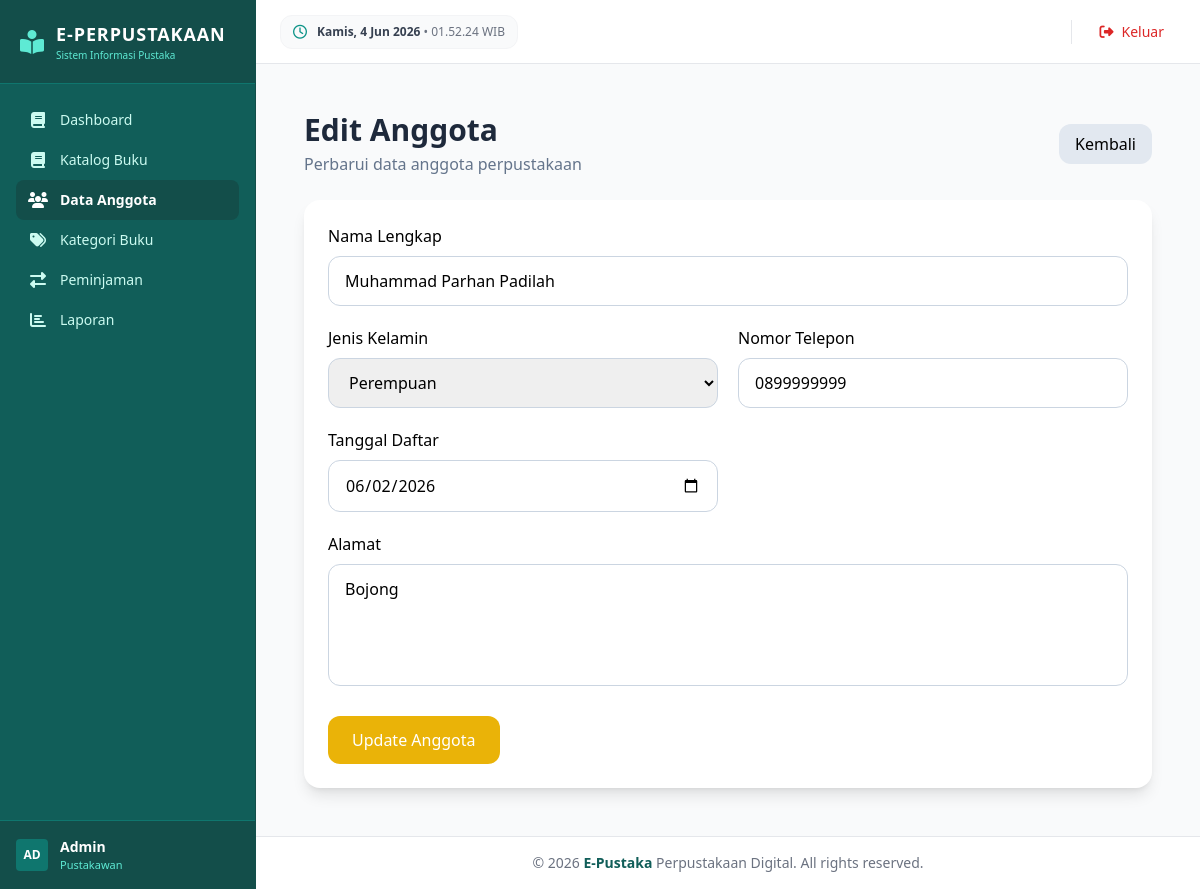
The page /pages/anggota/edit.php?id=1 (signed in) on the database its author committed.
### tables this page shows
CREATE TABLE `anggota` (
  `id_anggota` int(11) NOT NULL,
  `nama` varchar(100) NOT NULL,
  `jenis_kelamin` enum('L','P') DEFAULT NULL,
  `alamat` text DEFAULT NULL,
  `telepon` varchar(20) DEFAULT NULL,
  `tanggal_daftar` date DEFAULT NULL
);

### pages/anggota/edit.php (the view, shortened to what this page needs)
<?php
include __DIR__ . '/../../config/koneksi.php';
$id_anggota = (int) $_GET['id'];
$query = mysqli_query(
    $conn,
    "SELECT *
     FROM anggota
     WHERE id_anggota = $id_anggota"
);
$data = mysqli_fetch_assoc($query);
include __DIR__ . '/../../layouts/header.php';
include __DIR__ . '/../../layouts/sidebar.php';
include __DIR__ . '/../../layouts/topbar.php';
?>
<div class="p-6">
    <div class="flex items-center justify-between mb-6">
        <div>
            <h1 class="text-3xl font-bold text-slate-800">
                Edit Anggota
            </h1>
            <p class="text-slate-500 mt-1">
                Perbarui data anggota perpustakaan
            </p>
        </div>
        <a
            href="index.php"
            class="bg-slate-200 hover:bg-slate-300 px-4 py-2 rounded-xl">
            Kembali
        </a>
    </div>
    <div class="bg-white rounded-2xl shadow-lg p-6">
        <form method="POST">
            <div class="grid grid-cols-1 md:grid-cols-2 gap-5">
                <div class="md:col-span-2">
                    <label class="block mb-2 font-medium">
                        Nama Lengkap
                    </label>
                    <input
                        type="text"
                        name="nama"
                        value="<?= htmlspecialchars($data['nama']) ?>"
                        required
                        class="w-full border border-slate-300 rounded-xl px-4 py-3">
                </div>
                <div>
                    <label class="block mb-2 font-medium">
                        Jenis Kelamin
                    </label>
                    <select
                        name="jenis_kelamin"
                        required
                        class="w-full border border-slate-300 rounded-xl px-4 py-3">
                        <option
                            value="P"
                            <?= $data['jenis_kelamin'] == 'P' ? 'selected' : '' ?>>
                            Perempuan
                        </option>
                    </select>
                </div>
                <div>
                    <label class="block mb-2 font-medium">
                        Nomor Telepon
                    </label>
                    <input
                        type="text"
                        name="telepon"
                        value="<?= htmlspecialchars($data['telepon']) ?>"
                        required
                        class="w-full border border-slate-300 rounded-xl px-4 py-3">
                </div>
                <div>
                    <label class="block mb-2 font-medium">
                        Tanggal Daftar
                    </label>
                    <input
                        type="date"
                        name="tanggal_daftar"
                        value="<?= $data['tanggal_daftar'] ?>"
                        required
                        class="w-full border border-slate-300 rounded-xl px-4 py-3">
                </div>
                <div class="md:col-span-2">
                    <label class="block mb-2 font-medium">
                        Alamat
                    </label>
                    <textarea
                        name="alamat"
                        rows="4"
                        required
                        class="w-full border border-slate-300 rounded-xl px-4 py-3 resize-none"><?= htmlspecialchars($data['alamat']) ?></textarea>
                </div>
            </div>
            <div class="mt-6">
                <button
                    type="submit"
                    name="update"
                    class="bg-yellow-500 hover:bg-yellow-600 text-white px-6 py-3 rounded-xl">
                    Update Anggota
                </button>
            </div>
        </form>
    </div>
</div>
<?php include __DIR__ . '/../../layouts/footer.php'; ?>

### rows shown on the page
anggota: nama "Muhammad Parhan Padilah", jenis_kelamin "Perempuan", telepon "0899999999", tanggal_daftar "06/02/2026", alamat "Bojong"

### other values the page prints
substr(htmlspecialchars($_SESSION['username']), 0, 2) "AD"
$_SESSION['username'] "Admin"
